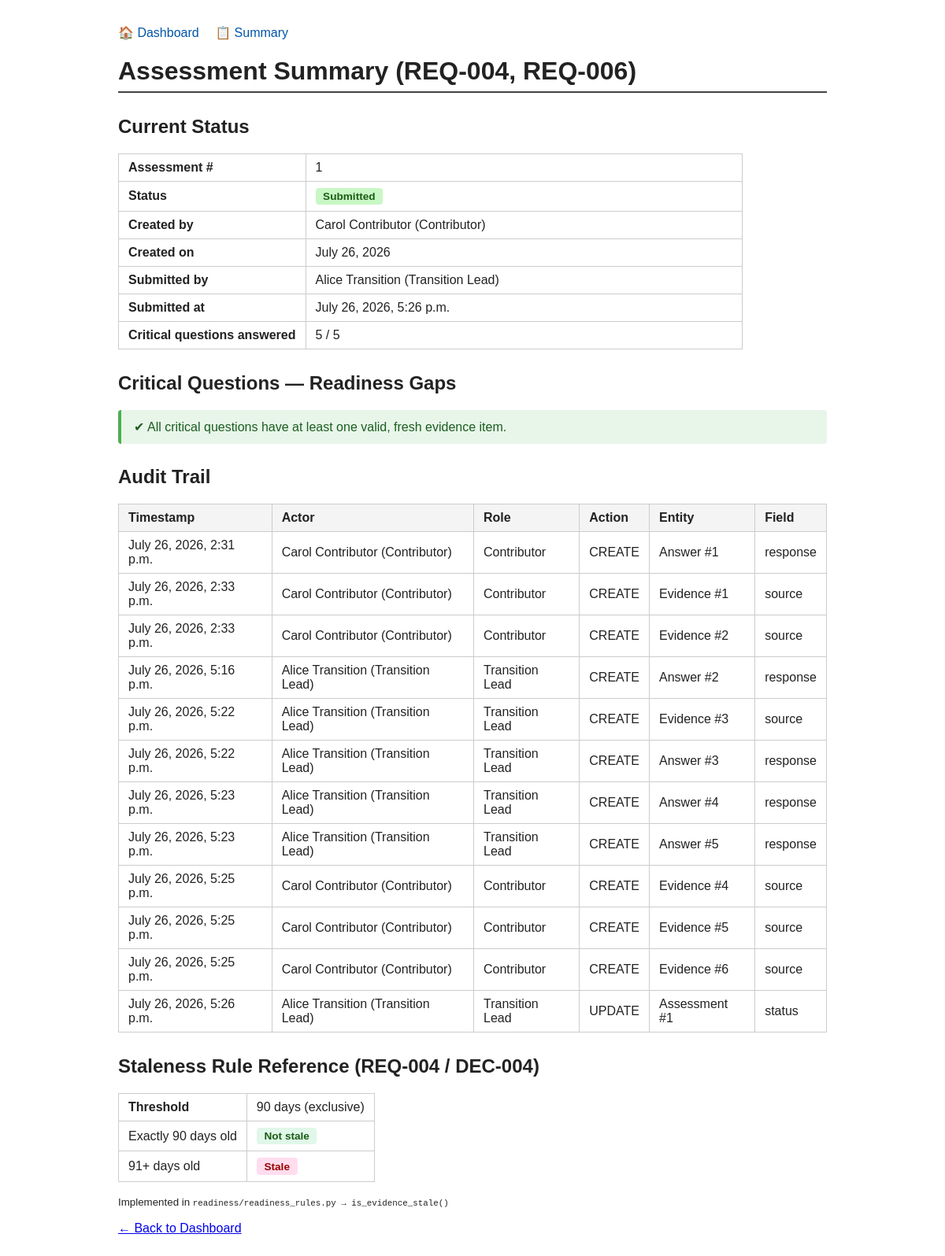
The page /summary/ on the database its author committed.
### readiness/models.py (models this page shows, shortened)
class Assessment(models.Model):
    status = models.CharField(
        max_length=10,
        choices=[("Draft", "Draft"), ("Submitted", "Submitted")],
        default="Draft",
    )
    created_by = models.ForeignKey(
        UserRole,
        on_delete=models.PROTECT,
        related_name="created_assessments",
    )
    created_at = models.DateField(auto_now_add=True)
    submitted_by = models.ForeignKey(
        UserRole,
        on_delete=models.PROTECT,
        null=True,
        blank=True,
        related_name="submitted_assessments",
    )
    submitted_at = models.DateTimeField(null=True, blank=True)

class UserRole(models.Model):
    name = models.CharField(max_length=100)
    role = models.CharField(
        max_length=20,
        choices=[
            ("Transition Lead", "Transition Lead"),
            ("AMS Manager", "AMS Manager"),
            ("Contributor", "Contributor"),
            ("Security Officer", "Security Officer"),
        ],
    )
    def __str__(self):
        return f"{self.name} ({self.role})"

class AuditLog(models.Model):
    assessment = models.ForeignKey(
        Assessment,
        on_delete=models.CASCADE,
        related_name="audit_entries",
    )
    actor = models.ForeignKey(UserRole, on_delete=models.PROTECT)
    role = models.CharField(max_length=20)
    action_type = models.CharField(
        max_length=10,
        choices=[("CREATE", "Create"), ("UPDATE", "Update"), ("DELETE", "Delete")],
    )
    entity_type = models.CharField(
        max_length=20,
        choices=[
            ("Assessment", "Assessment"),
            ("Answer", "Answer"),
            ("Evidence", "Evidence"),
        ],
    )
    entity_id = models.PositiveIntegerField()
    field_changed = models.CharField(max_length=100, blank=True, null=True)
    old_value = models.TextField(blank=True, null=True)
    new_value = models.TextField(blank=True, null=True)
    justification = models.TextField(blank=True, null=True)
    timestamp = models.DateTimeField(auto_now_add=True)
    class Meta:
        ordering = ["-timestamp"]

### readiness/views.py (the view)
# urls.py: path("summary/", views.summary, name="summary"),
def summary(request):
    assessment = _get_or_create_assessment()
    current_role = _current_role(request)
    missing = get_missing_critical_items(assessment) if assessment else []
    last_result = request.session.pop("last_result", None)
    answered_count = Answer.objects.filter(assessment=assessment).count() if assessment else 0
    total_critical = ReadinessQuestion.objects.filter(is_critical=True).count()
    audit_entries = (
        assessment.audit_entries.all().order_by("timestamp") if assessment else AuditLog.objects.none()
    )
    return render(
        request,
        "readiness/summary.html",
        {
            "assessment": assessment,
            "current_role": current_role,
            "missing": missing,
            "last_result": last_result,
            "answered_count": answered_count,
            "total_critical": total_critical,
            "audit_entries": audit_entries,
        },
    )

### readiness/readiness_rules.py (called while the page is built)
def is_evidence_stale(freshness_date: date) -> bool:
    delta = date.today() - freshness_date
    return delta.days > STALENESS_THRESHOLD_DAYS

def get_missing_critical_items(assessment) -> list[dict]:
    from .models import ReadinessQuestion, Answer
    missing = []
    critical_questions = ReadinessQuestion.objects.filter(is_critical=True)
    for q in critical_questions:
        try:
            answer = Answer.objects.get(assessment=assessment, question=q)
        except Answer.DoesNotExist:
            missing.append({"question": q, "reason": "not answered"})
            continue
        evidence_items = list(answer.evidence_items.all())
        if not evidence_items:
            missing.append({"question": q, "reason": "no evidence"})
            continue
        has_fresh = any(not is_evidence_stale(e.freshness_date) for e in evidence_items)
        if not has_fresh:
            missing.append({"question": q, "reason": "evidence is stale"})
    return missing

### readiness/views.py (called while the page is built)
def _get_or_create_assessment():
    assessment = Assessment.objects.first()
    if assessment is None:
        creator = UserRole.objects.first()
        if creator is None:
            return None
        assessment = Assessment.objects.create(created_by=creator)
    return assessment

def _current_role(request):
    role_id = request.session.get("role_id")
    if not role_id:
        return None
    try:
        return UserRole.objects.get(pk=role_id)
    except UserRole.DoesNotExist:
        return None

### readiness/templates/readiness/summary.html (shortened to what this page needs)
{% extends "readiness/base.html" %}
{% block content %}
<h1>Assessment Summary (REQ-004, REQ-006)</h1>
{% if not assessment %}
  <p class="alert alert-info">No assessment found. Run <code>python manage.py seed_data</code>.</p>
{% else %}
  <h2>Current Status</h2>
  <table style="width:auto;">
    <tr class="status-row"><td>Assessment #</td><td>{{ assessment.pk }}</td></tr>
    <tr class="status-row">
      <td>Status</td>
      <td>
        {% if assessment.status == "Submitted" %}
          <span class="badge badge-submitted">Submitted</span>
        {% else %}
          <span class="badge badge-draft">Draft</span>
        {% endif %}
      </td>
    </tr>
    <tr class="status-row"><td>Created by</td><td>{{ assessment.created_by }}</td></tr>
    <tr class="status-row"><td>Created on</td><td>{{ assessment.created_at }}</td></tr>
    {% if assessment.submitted_by %}
      <tr class="status-row"><td>Submitted by</td><td>{{ assessment.submitted_by }}</td></tr>
      <tr class="status-row"><td>Submitted at</td><td>{{ assessment.submitted_at }}</td></tr>
    {% endif %}
    <tr class="status-row">
      <td>Critical questions answered</td>
      <td>{{ answered_count }} / {{ total_critical }}</td>
    </tr>
  </table>
  <h2>Critical Questions — Readiness Gaps</h2>
  {% if missing %}
    <p>
      The following <strong>{{ missing|length }}</strong> critical question(s) are blocking
      submission because they lack a valid, non-stale evidence item (REQ-004, REQ-006):
    </p>
    <table>
      <thead>
        <tr><th>#</th><th>Category</th><th>Question</th><th>Reason</th></tr>
      </thead>
      <tbody>
        {% for item in missing %}
        <tr>
          <td>{{ forloop.counter }}</td>
          <td>{{ item.question.category }}</td>
          <td>{{ item.question.text }}</td>
          <td>
            {% if item.reason == "not answered" %}
              <span class="badge badge-critical">Not answered</span>
            {% elif item.reason == "no evidence" %}
              <span class="badge badge-critical">No evidence attached</span>
            {% else %}
              <span class="badge badge-critical">Evidence is stale (&gt;90 days)</span>
            {% endif %}
          </td>
        </tr>
        {% endfor %}
      </tbody>
    </table>
  {% else %}
    <div class="alert alert-success">
      ✔ All critical questions have at least one valid, fresh evidence item.
    </div>
  {% endif %}
  <h2>Audit Trail</h2>
  {% if audit_entries %}
    <table>
      <thead>
        <tr><th>Timestamp</th><th>Actor</th><th>Role</th><th>Action</th><th>Entity</th><th>Field</th></tr>
      </thead>
      <tbody>
        {% for entry in audit_entries %}
        <tr>
          <td>{{ entry.timestamp }}</td>
          <td>{{ entry.actor }}</td>
          <td>{{ entry.role }}</td>
          <td>{{ entry.action_type }}</td>
          <td>{{ entry.entity_type }} #{{ entry.entity_id }}</td>
          <td>{{ entry.field_changed|default:"—" }}</td>
        </tr>
        {% endfor %}
      </tbody>
    </table>
  {% else %}
    <p>No audit entries yet.</p>
  {% endif %}
  <h2>Staleness Rule Reference (REQ-004 / DEC-004)</h2>
  <table style="width:auto;">
    <tr><td><strong>Threshold</strong></td><td>90 days (exclusive)</td></tr>
    <tr><td>Exactly 90 days old</td><td><span class="badge badge-ok">Not stale</span></td></tr>
    <tr><td>91+ days old</td><td><span class="badge badge-critical">Stale</span></td></tr>
  </table>
  <p><small>Implemented in <code>readiness/readiness_rules.py → is_evidence_stale()</code></small></p>
{% endif %}
<p><a href="{% url 'home' %}">← Back to Dashboard</a></p>
{% endblock %}

### readiness/templates/readiness/base.html (style rules this page uses)
body { font-family: sans-serif; max-width: 900px; margin: 2rem auto; padding: 0 1rem; color: #222; }
h1 { border-bottom: 2px solid #444; padding-bottom: .4rem; }
h2 { margin-top: 1.8rem; }
.badge { display:inline-block; padding:.2rem .6rem; border-radius:4px; font-size:.85rem; font-weight:bold; }
.badge-submitted { background:#c8f7c5; color:#1a5c14; }
.badge-critical { background:#fde; color:#900; }
.badge-ok { background:#e0f7e9; color:#1a5c14; }
.alert { padding:.75rem 1rem; border-radius:4px; margin:1rem 0; }
.alert-success { background:#e8f5e9; border-left:4px solid #4caf50; color:#1b5e20; }
table { border-collapse: collapse; width: 100%; margin-top: .5rem; }
th, td { border: 1px solid #ccc; padding: .5rem .75rem; text-align: left; }
th { background: #f4f4f4; }
.status-row td:first-child { font-weight: bold; width: 30%; }

### rows shown on the page
Assessment: pk "1", created_by "Carol Contributor (Contributor)", created_at "July 26, 2026", submitted_by "Alice Transition (Transition Lead)", submitted_at "July 26, 2026, 5:26 p.m."
AuditLog: timestamp "July 26, 2026, 2:31 p.m.", actor "Carol Contributor (Contributor)", role "Contributor", action_type "CREATE", entity_type "Answer", entity_id "1", field_changed "response"
AuditLog: timestamp "July 26, 2026, 2:33 p.m.", actor "Carol Contributor (Contributor)", role "Contributor", action_type "CREATE", entity_type "Evidence", entity_id "1", field_changed "source"
AuditLog: timestamp "July 26, 2026, 2:33 p.m.", actor "Carol Contributor (Contributor)", role "Contributor", action_type "CREATE", entity_type "Evidence", entity_id "2", field_changed "source"
AuditLog: timestamp "July 26, 2026, 5:16 p.m.", actor "Alice Transition (Transition Lead)", role "Transition Lead", action_type "CREATE", entity_type "Answer", entity_id "2", field_changed "response"
AuditLog: timestamp "July 26, 2026, 5:22 p.m.", actor "Alice Transition (Transition Lead)", role "Transition Lead", action_type "CREATE", entity_type "Evidence", entity_id "3", field_changed "source"
AuditLog: timestamp "July 26, 2026, 5:22 p.m.", actor "Alice Transition (Transition Lead)", role "Transition Lead", action_type "CREATE", entity_type "Answer", entity_id "3", field_changed "response"
AuditLog: timestamp "July 26, 2026, 5:23 p.m.", actor "Alice Transition (Transition Lead)", role "Transition Lead", action_type "CREATE", entity_type "Answer", entity_id "4", field_changed "response"
AuditLog: timestamp "July 26, 2026, 5:23 p.m.", actor "Alice Transition (Transition Lead)", role "Transition Lead", action_type "CREATE", entity_type "Answer", entity_id "5", field_changed "response"
AuditLog: timestamp "July 26, 2026, 5:25 p.m.", actor "Carol Contributor (Contributor)", role "Contributor", action_type "CREATE", entity_type "Evidence", entity_id "4", field_changed "source"
AuditLog: timestamp "July 26, 2026, 5:25 p.m.", actor "Carol Contributor (Contributor)", role "Contributor", action_type "CREATE", entity_type "Evidence", entity_id "5", field_changed "source"
AuditLog: timestamp "July 26, 2026, 5:25 p.m.", actor "Carol Contributor (Contributor)", role "Contributor", action_type "CREATE", entity_type "Evidence", entity_id "6", field_changed "source"
AuditLog: timestamp "July 26, 2026, 5:26 p.m.", actor "Alice Transition (Transition Lead)", role "Transition Lead", action_type "UPDATE", entity_type "Assessment", entity_id "1", field_changed "status"

### other values the page prints
{{ answered_count }} "5"
{{ total_critical }} "5"
